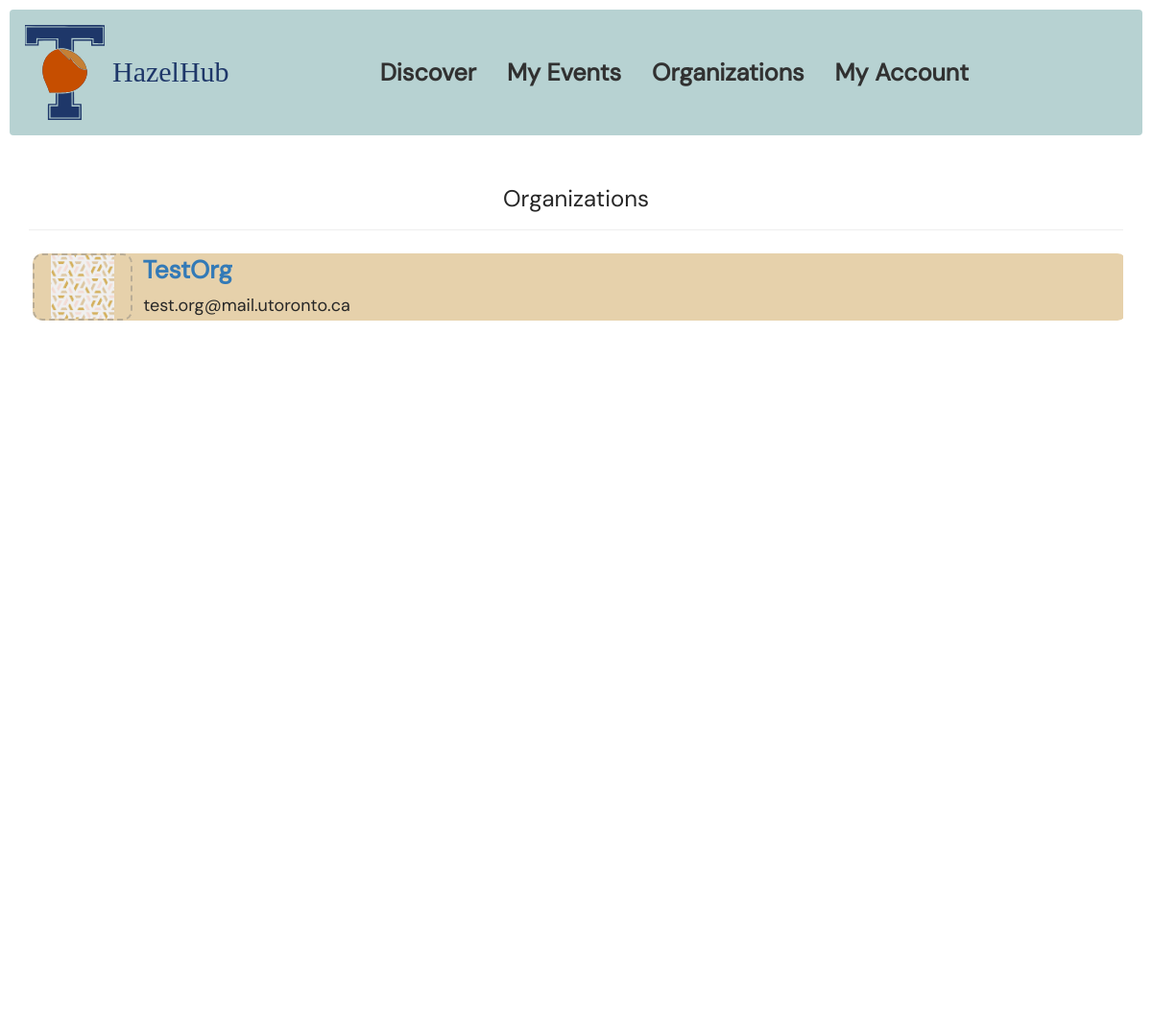
/organizer/list, run on an earlier commit of the app's database.
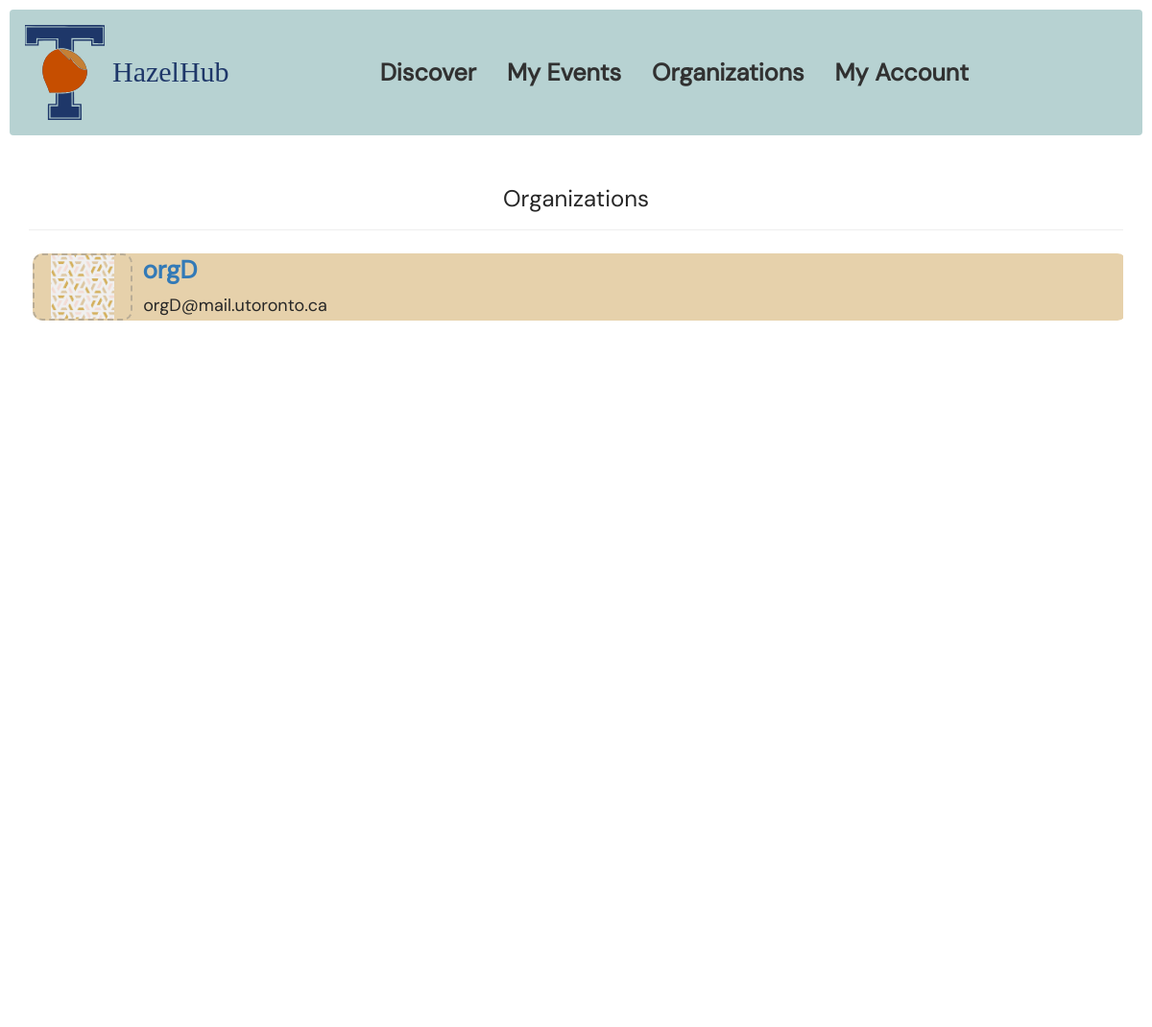
And on a later commit of the database.
### app/models.py (models this page shows, shortened)
class Organizer(UserMixin, db.Model):
    __tablename__ = "organizers"
    id = db.Column(db.String(255), primary_key=True)
    role = "organizer"
    organizer_name: Mapped[str] = mapped_column(String(30), nullable=False)
    organizer_email: Mapped[str] = mapped_column(String(30), unique=True, nullable=False)
    password = db.Column(db.String(255), nullable=False)
    description: Mapped[str] = mapped_column(String(10000), nullable=True)
    image_link: Mapped[str] = mapped_column(String(1000), nullable=True)
    campus: Mapped[str] = mapped_column(String(5), nullable=True)
    website: Mapped[str] = mapped_column(String(30), nullable=True)
    instagram: Mapped[str] = mapped_column(String(30), nullable=True)
    linkedin: Mapped[str] = mapped_column(String(30), nullable=True)
    events: Mapped[List[Event]] = relationship(
        secondary=OrganizerEvents, back_populates="organizers"
    )
    interests: Mapped[List[Interest]] = relationship(
        secondary=OrganizerInterests, back_populates="organizers"
    )

### app/main/organizers/routes.py (the view)
@organizers_blueprint.route("/organizer/list", methods=["GET"])
def organizer_list():
    organizers = Organizer.query.all()
    if organizers is not None:
        return render_template(
            "organizerDashboard.html",
            name=session.get("organization_name", "Stranger"),
            organizers=organizers,
        )

### app/templates/organizerDashboard.html (shortened to what this page needs)
{% extends "base.html" %}
{% block page_content %}
<div>
    <div class="page-header">
        <h1>Organizations</h1>
    </div>
    <link rel="stylesheet" href="{{ url_for('static', filename='css/my-events.css') }}" />
    <div class="my-events-container">
        <div class="main">
            {% for organizer in organizers %}
                <a href="{{ url_for('organizers.organizer_details', organizer_id=organizer.id) }}">
                    <div class="event-row-component-container event-row-component-root-class-name">
                        <a href="{{ url_for('organizers.organizer_details', organizer_id=organizer.id) }}" class="event-row-component-navlink">
                            <img alt="image_alt3" src="{{ organizer.image_link }}" onerror="this.onerror=null; this.src='/static/assets/26126.jpg'" class="event-row-component-image" />
                        </a>
                        <div class="event-row-component-container1">
                            <a href="{{ url_for('organizers.organizer_details', organizer_id=organizer.id) }}" class="event-row-component-navlink1">
                                <span>{{ organizer.organizer_name }}</span>
                            </a>
                            <span class="event-row-component-text">
                            <span>{{ organizer.organizer_email }}</span>
                            </span>
                        </div>
                    </div>
                </a>
        {% endfor %}
        </div>
    </div>
</div>
{% endblock %}

What changed in the data, as far as the page shows it:
removed Organizer: organizer_name "TestOrg", organizer_email "test.org@mail.utoronto.ca"
added Organizer: organizer_name "orgD", organizer_email "orgD@mail.utoronto.ca"
